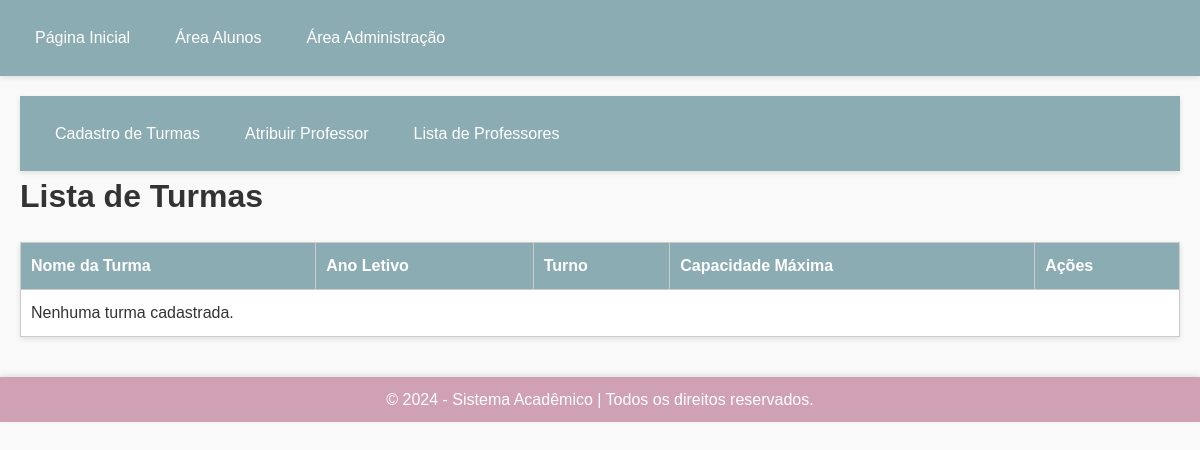
/turmas/, run on an earlier commit of the app's database.
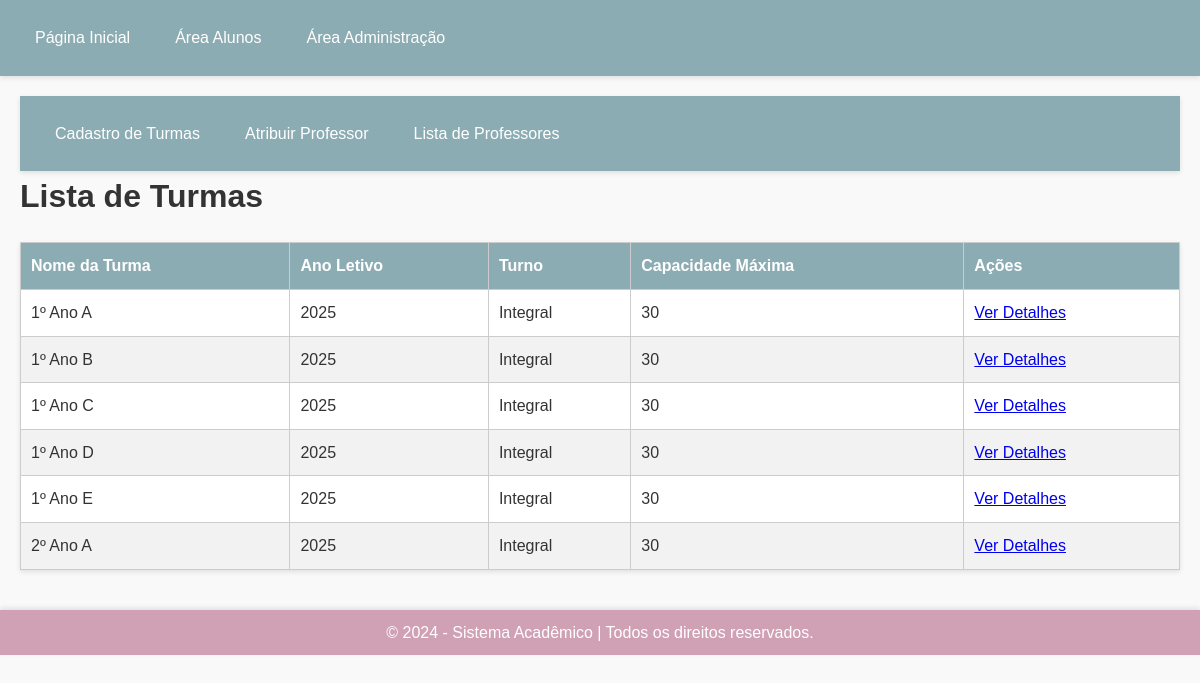
And on a later commit of the database.
### core/models.py (models this page shows, shortened)
class Turma(models.Model):
    nome_turma = models.CharField(max_length=50)  # Ex: 6º Ano A
    ano_letivo = models.IntegerField()  # Ano letivo (ex: 2024)
    turno = models.CharField(
        max_length=10, choices=[('Integral','Integral'), ('Matutino', 'Matutino'), ('Vespertino', 'Vespertino'), ('Noturno', 'Noturno')]
    )  # Turno da turma
    capacidade_maxima = models.IntegerField()  # Capacidade máxima de alunos
    turno_choices = [
        ('I', 'Integral'),
        ('M', 'Manhã'),
        ('T', 'Tarde'),
        ('N', 'Noite'),
    ]
    turno = models.CharField(max_length=1, choices=turno_choices)

### core/views.py (the view)
# urls.py: path('turmas/', views.lista_turmas, name='lista_turmas'),
def lista_turmas(request):
    turmas = Turma.objects.all()
    return render(request, 'turmas/lista_turmas.html', {'turmas': turmas})

### core/templates/turmas/lista_turmas.html (shortened to what this page needs)
{% extends 'base.html' %}
{% block content %}
<header class="main-header">
    <nav>
        <ul class="menu">
            <a href="{% url 'cadastro_turma' %}">Cadastro de Turmas</a>
            <a href="{% url 'atribuir_professor' %}">Atribuir Professor</a>
            <a href="{% url 'lista_professores' %}">Lista de Professores</a>
        </ul>
    </nav>
</header>
<h1>Lista de Turmas</h1>
<table>
    <thead>
        <tr>
            <th>Nome da Turma</th>
            <th>Ano Letivo</th>
            <th>Turno</th>
            <th>Capacidade Máxima</th>
            <th>Ações</th>
        </tr>
    </thead>
    <tbody>
        {% for turma in turmas %}
            <tr>
                <td>{{ turma.nome_turma }}</td>
                <td>{{ turma.ano_letivo }}</td>
                <td>{{ turma.get_turno_display }}</td>
                <td>{{ turma.capacidade_maxima }}</td>
                <td>
                    <a href="{% url 'detalhes_turma' turma.id %}">Ver Detalhes</a>
            </tr>
        {% empty %}
            <tr>
                <td colspan="5">Nenhuma turma cadastrada.</td>
            </tr>
        {% endfor %}
    </tbody>
</table>
{% endblock %}

### core/templates/base.html (shortened to what this page needs)
<!DOCTYPE html>
<html lang="pt-br">
<head>
{% load static %}
<link rel="stylesheet" href="{% static 'css/style.css' %}">
</head>
<body>
    <header class="main-header">
        <nav>
            <ul class="menu">
                <a href="{% url 'home' %}">Página Inicial</a>
                <a href="{% url 'area_alunos' %}">Área Alunos</a>
                <a href="{% url 'area_administracao' %}">Área Administração</a>
            </ul>
        </nav>
    </header>
    <main class="content">
        {% block content %}{% endblock %}
    </main>
    <footer class="main-footer">
        <p>&copy; 2024 - Sistema Acadêmico | Todos os direitos reservados.</p>
    </footer>
</body>
</html>

### static/css/style.css (style rules this page uses)
* { margin: 0; padding: 0; box-sizing: border-box; font-family: 'Arial', sans-serif; }
body { background-color: #f9f9f9; color: #333; line-height: 1.6; }
main { padding: 20px; }
header.main-header { background-color: #8cacb4; padding: 15px 20px; color: #fff; box-shadow: 0px 2px 5px rgba(0, 0, 0, 0.1); }
header.main-header nav ul { list-style: none; display: flex; gap: 15px; }
header.main-header nav ul a { color: #fff; text-decoration: none; padding: 10px 15px; border-radius: 5px; transition: background-color 0.3s ease; }
footer.main-footer { background-color: #d0a0b4; color: #fff; text-align: center; padding: 10px 0; position: relative; bottom: 0; width: 100%; box-shadow: 0px -2px 5px rgba(0, 0, 0, 0.1); }
table { width: 100%; border-collapse: collapse; margin: 20px 0; font-size: 1rem; background-color: #fff; box-shadow: 0px 2px 5px rgba(0, 0, 0, 0.1); }
table th, table td { text-align: left; padding: 10px; border: 1px solid #ccc; }
table th { background-color: #8cacb4; color: #fff; font-weight: bold; }
table tr:nth-child(even) { background-color: #f2f2f2; }

What changed in the data, as far as the page shows it:
added Turma: nome_turma "1º Ano A", ano_letivo "2025", turno "Integral", capacidade_maxima "30"
added Turma: nome_turma "1º Ano B", ano_letivo "2025", turno "Integral", capacidade_maxima "30"
added Turma: nome_turma "1º Ano C", ano_letivo "2025", turno "Integral", capacidade_maxima "30"
added Turma: nome_turma "1º Ano D", ano_letivo "2025", turno "Integral", capacidade_maxima "30"
added Turma: nome_turma "1º Ano E", ano_letivo "2025", turno "Integral", capacidade_maxima "30"
added Turma: nome_turma "2º Ano A", ano_letivo "2025", turno "Integral", capacidade_maxima "30"
Also different on the page:
text no longer shown: "Nenhuma turma cadastrada."
